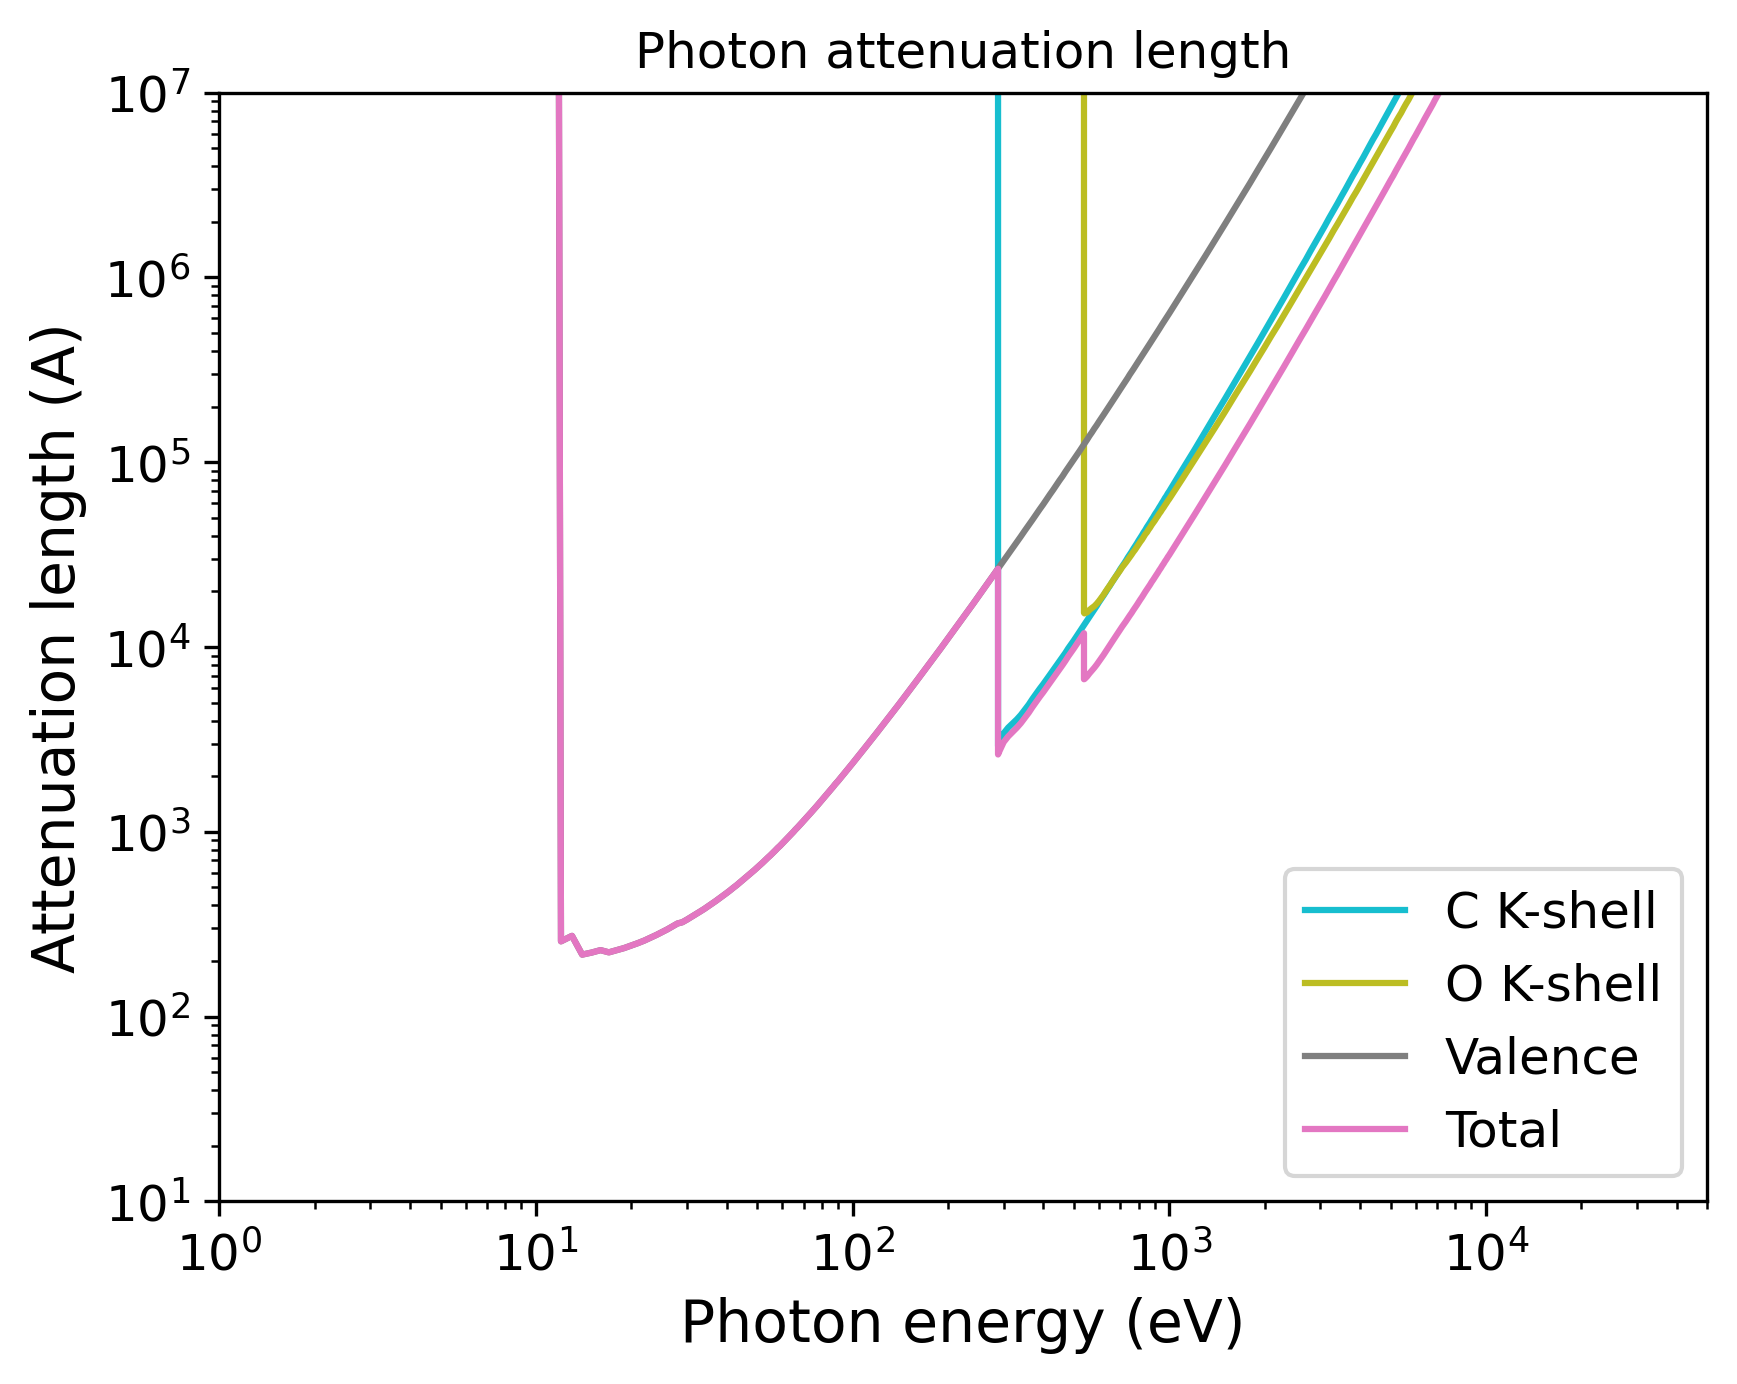

Write Python code to recreate this figure.
import pandas as pd
import numpy as np
import matplotlib.pyplot as plt
import matplotlib.cm as cm
# Set the format:
plt.xlabel("Photon energy (eV)", fontsize=14)
plt.ylabel("Attenuation length (A)", fontsize=14)
plt.xticks(fontsize=12)
plt.yticks(fontsize=12)
plt.grid(False)
# Set the axes:
# Read the output file:
df = pd.read_csv(r"OUTPUT_PMMA_Photon_IMFP.dat", sep=r'\s+', header=None, comment="#", skipinitialspace=True)
plt.xscale("log")
plt.yscale("log")
# Prepare the plot:
columns_to_plot = [ 1, 2, 3, 4]
labels = [ "C K-shell", "O K-shell", "Valence", "Total"]
# Create N distinct colors from a colormap
N = len(columns_to_plot)
colors = plt.cm.tab10(np.linspace(1, 0, 10))
# Set line styles:
linestyles = [ "-", "-", "-", "-"]
for i, col in enumerate(columns_to_plot):
    color = colors[i % len(colors)]
    ls    = linestyles[i % len(linestyles)]
    label = labels[i % len(labels)]
    plt.plot(df.iloc[:, 0], df.iloc[:, col],
    color=color,
    label=label,
    linestyle=ls)
plt.xlim(1.00000000,50000.00000000)
plt.ylim(10.00000000,10000000.00000000)
plt.title("Photon attenuation length")
plt.legend(loc="best", fontsize=12)
# Save the plot in this format:
plt.savefig("OUTPUT_MFP_photon.png", dpi=300, bbox_inches="tight")
